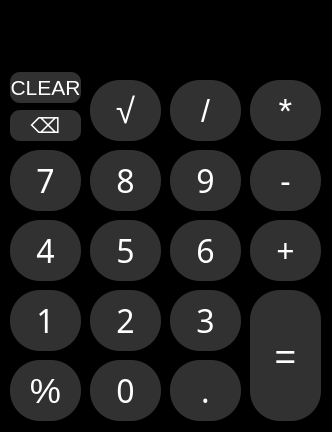
<?xml version="1.0" encoding="UTF-8"?>
<ui version="4.0">
 <class>MainWindow</class>
 <widget class="QMainWindow" name="MainWindow">
  <property name="geometry">
   <rect>
    <x>0</x>
    <y>0</y>
    <width>332</width>
    <height>432</height>
   </rect>
  </property>
  <property name="minimumSize">
   <size>
    <width>332</width>
    <height>432</height>
   </size>
  </property>
  <property name="maximumSize">
   <size>
    <width>332</width>
    <height>432</height>
   </size>
  </property>
  <property name="windowTitle">
   <string>MPCalc</string>
  </property>
  <property name="windowIcon">
   <iconset>
    <normaloff>../compilador_python_pyinstaller_pyside/Calculator-icon.png</normaloff>../compilador_python_pyinstaller_pyside/Calculator-icon.png</iconset>
  </property>
  <property name="styleSheet">
   <string notr="true">background-color: rgb(0, 0, 0);</string>
  </property>
  <widget class="QWidget" name="centralwidget">
   <widget class="QPushButton" name="bapagar">
    <property name="geometry">
     <rect>
      <x>10</x>
      <y>110</y>
      <width>71</width>
      <height>31</height>
     </rect>
    </property>
    <property name="font">
     <font>
      <pointsize>16</pointsize>
     </font>
    </property>
    <property name="styleSheet">
     <string notr="true">QPushButton{
	background-color: rgb(0, 0, 0);
	color: rgb(255, 255, 255);
  

	
border-radius:10px;
}

QPushButton:hover{
	
	
	background-color: rgb(156, 0, 0);

}

QPushButton{
	
	background-color: rgb(49, 49, 49);
	color: rgb(255, 255, 255);


}</string>
    </property>
    <property name="text">
     <string>⌫</string>
    </property>
   </widget>
   <widget class="QPushButton" name="braiz">
    <property name="geometry">
     <rect>
      <x>90</x>
      <y>80</y>
      <width>71</width>
      <height>61</height>
     </rect>
    </property>
    <property name="font">
     <font>
      <pointsize>26</pointsize>
     </font>
    </property>
    <property name="styleSheet">
     <string notr="true">QPushButton{
	background-color: rgb(0, 0, 0);
	color: rgb(255, 255, 255);
  

	
border-radius:30px;
}

QPushButton:hover{
	
	
	background-color: rgb(255, 143, 14);

}

QPushButton{
	
	background-color: rgb(49, 49, 49);
	color: rgb(255, 255, 255);


}</string>
    </property>
    <property name="text">
     <string>√</string>
    </property>
   </widget>
   <widget class="QPushButton" name="bdiv">
    <property name="geometry">
     <rect>
      <x>170</x>
      <y>80</y>
      <width>71</width>
      <height>61</height>
     </rect>
    </property>
    <property name="font">
     <font>
      <pointsize>24</pointsize>
     </font>
    </property>
    <property name="styleSheet">
     <string notr="true">QPushButton{
	background-color: rgb(0, 0, 0);
	color: rgb(255, 255, 255);
  

	
border-radius:30px;
}

QPushButton:hover{
	
	
	background-color: rgb(255, 143, 14);

}

QPushButton{
	
	background-color: rgb(49, 49, 49);
	color: rgb(255, 255, 255);


}</string>
    </property>
    <property name="text">
     <string>/</string>
    </property>
   </widget>
   <widget class="QPushButton" name="bmult">
    <property name="geometry">
     <rect>
      <x>250</x>
      <y>80</y>
      <width>71</width>
      <height>61</height>
     </rect>
    </property>
    <property name="font">
     <font>
      <pointsize>26</pointsize>
     </font>
    </property>
    <property name="styleSheet">
     <string notr="true">QPushButton{
	background-color: rgb(0, 0, 0);
	color: rgb(255, 255, 255);
  

	
border-radius:30px;
}

QPushButton:hover{
	
	
	background-color: rgb(255, 143, 14);

}

QPushButton{
	
	background-color: rgb(49, 49, 49);
	color: rgb(255, 255, 255);


}</string>
    </property>
    <property name="text">
     <string>*</string>
    </property>
   </widget>
   <widget class="QPushButton" name="b7">
    <property name="geometry">
     <rect>
      <x>10</x>
      <y>150</y>
      <width>71</width>
      <height>61</height>
     </rect>
    </property>
    <property name="font">
     <font>
      <family>Segoe Script</family>
      <pointsize>24</pointsize>
     </font>
    </property>
    <property name="styleSheet">
     <string notr="true">QPushButton{
	background-color: rgb(0, 0, 0);
	color: rgb(255, 255, 255);
  

	
border-radius:30px;
}

QPushButton:hover{
	
	
	background-color: rgb(0, 0, 94);

}

QPushButton{
	
	background-color: rgb(49, 49, 49);
	color: rgb(255, 255, 255);


}</string>
    </property>
    <property name="text">
     <string>7</string>
    </property>
   </widget>
   <widget class="QPushButton" name="b8">
    <property name="geometry">
     <rect>
      <x>90</x>
      <y>150</y>
      <width>71</width>
      <height>61</height>
     </rect>
    </property>
    <property name="font">
     <font>
      <family>Segoe Script</family>
      <pointsize>24</pointsize>
     </font>
    </property>
    <property name="styleSheet">
     <string notr="true">QPushButton{
	background-color: rgb(0, 0, 0);
	color: rgb(255, 255, 255);
  

	
border-radius:30px;
}

QPushButton:hover{
	
	
	background-color: rgb(0, 0, 94);

}

QPushButton{
	
	background-color: rgb(49, 49, 49);
	color: rgb(255, 255, 255);


}</string>
    </property>
    <property name="text">
     <string>8</string>
    </property>
   </widget>
   <widget class="QPushButton" name="b9">
    <property name="geometry">
     <rect>
      <x>170</x>
      <y>150</y>
      <width>71</width>
      <height>61</height>
     </rect>
    </property>
    <property name="font">
     <font>
      <family>Segoe Script</family>
      <pointsize>24</pointsize>
     </font>
    </property>
    <property name="styleSheet">
     <string notr="true">QPushButton{
	background-color: rgb(0, 0, 0);
	color: rgb(255, 255, 255);
  

	
border-radius:30px;
}

QPushButton:hover{
	
	
	background-color: rgb(0, 0, 94);

}

QPushButton{
	
	background-color: rgb(49, 49, 49);
	color: rgb(255, 255, 255);


}</string>
    </property>
    <property name="text">
     <string>9</string>
    </property>
   </widget>
   <widget class="QPushButton" name="bmenos">
    <property name="geometry">
     <rect>
      <x>250</x>
      <y>150</y>
      <width>71</width>
      <height>61</height>
     </rect>
    </property>
    <property name="font">
     <font>
      <family>Segoe Script</family>
      <pointsize>24</pointsize>
     </font>
    </property>
    <property name="styleSheet">
     <string notr="true">QPushButton{
	background-color: rgb(0, 0, 0);
	color: rgb(255, 255, 255);
  

	
border-radius:30px;
}

QPushButton:hover{
	
	
	background-color: rgb(255, 143, 14);

}

QPushButton{
	
	background-color: rgb(49, 49, 49);
	color: rgb(255, 255, 255);


}</string>
    </property>
    <property name="text">
     <string>-</string>
    </property>
   </widget>
   <widget class="QPushButton" name="bponto">
    <property name="geometry">
     <rect>
      <x>170</x>
      <y>360</y>
      <width>71</width>
      <height>61</height>
     </rect>
    </property>
    <property name="font">
     <font>
      <family>Segoe Script</family>
      <pointsize>24</pointsize>
     </font>
    </property>
    <property name="styleSheet">
     <string notr="true">QPushButton{
	background-color: rgb(0, 0, 0);
	color: rgb(255, 255, 255);
  

	
border-radius:30px;
}

QPushButton:hover{
	
	
	background-color: rgb(255, 143, 14);

}

QPushButton{
	
	background-color: rgb(49, 49, 49);
	color: rgb(255, 255, 255);


}</string>
    </property>
    <property name="text">
     <string>.</string>
    </property>
   </widget>
   <widget class="QPushButton" name="b4">
    <property name="geometry">
     <rect>
      <x>10</x>
      <y>220</y>
      <width>71</width>
      <height>61</height>
     </rect>
    </property>
    <property name="font">
     <font>
      <family>Segoe Script</family>
      <pointsize>24</pointsize>
     </font>
    </property>
    <property name="styleSheet">
     <string notr="true">QPushButton{
	background-color: rgb(0, 0, 0);
	color: rgb(255, 255, 255);
  

	
border-radius:30px;
}

QPushButton:hover{
	
	
	background-color: rgb(0, 0, 94);

}

QPushButton{
	
	background-color: rgb(49, 49, 49);
	color: rgb(255, 255, 255);


}</string>
    </property>
    <property name="text">
     <string>4</string>
    </property>
   </widget>
   <widget class="QPushButton" name="b5">
    <property name="geometry">
     <rect>
      <x>90</x>
      <y>220</y>
      <width>71</width>
      <height>61</height>
     </rect>
    </property>
    <property name="font">
     <font>
      <family>Segoe Script</family>
      <pointsize>24</pointsize>
     </font>
    </property>
    <property name="styleSheet">
     <string notr="true">QPushButton{
	background-color: rgb(0, 0, 0);
	color: rgb(255, 255, 255);
  

	
border-radius:30px;
}

QPushButton:hover{
	
	
	background-color: rgb(0, 0, 94);

}

QPushButton{
	
	background-color: rgb(49, 49, 49);
	color: rgb(255, 255, 255);


}</string>
    </property>
    <property name="text">
     <string>5</string>
    </property>
   </widget>
   <widget class="QPushButton" name="b6">
    <property name="geometry">
     <rect>
      <x>170</x>
      <y>220</y>
      <width>71</width>
      <height>61</height>
     </rect>
    </property>
    <property name="font">
     <font>
      <family>Segoe Script</family>
      <pointsize>24</pointsize>
     </font>
    </property>
    <property name="styleSheet">
     <string notr="true">QPushButton{
	background-color: rgb(0, 0, 0);
	color: rgb(255, 255, 255);
  

	
border-radius:30px;
}

QPushButton:hover{
	
	
	background-color: rgb(0, 0, 94);

}

QPushButton{
	
	background-color: rgb(49, 49, 49);
	color: rgb(255, 255, 255);


}</string>
    </property>
    <property name="text">
     <string>6</string>
    </property>
   </widget>
   <widget class="QPushButton" name="bmais">
    <property name="geometry">
     <rect>
      <x>250</x>
      <y>220</y>
      <width>71</width>
      <height>61</height>
     </rect>
    </property>
    <property name="font">
     <font>
      <family>Segoe Script</family>
      <pointsize>24</pointsize>
     </font>
    </property>
    <property name="styleSheet">
     <string notr="true">QPushButton{
	background-color: rgb(0, 0, 0);
	color: rgb(255, 255, 255);
  

	
border-radius:30px;
}

QPushButton:hover{
	
	
	background-color: rgb(255, 143, 14);

}

QPushButton{
	
	background-color: rgb(49, 49, 49);
	color: rgb(255, 255, 255);


}</string>
    </property>
    <property name="text">
     <string>+</string>
    </property>
   </widget>
   <widget class="QPushButton" name="bzero">
    <property name="geometry">
     <rect>
      <x>90</x>
      <y>360</y>
      <width>71</width>
      <height>61</height>
     </rect>
    </property>
    <property name="font">
     <font>
      <family>Segoe Script</family>
      <pointsize>24</pointsize>
     </font>
    </property>
    <property name="styleSheet">
     <string notr="true">QPushButton{
	background-color: rgb(0, 0, 0);
	color: rgb(255, 255, 255);
  

	
border-radius:30px;
}

QPushButton:hover{
	
	
	background-color: rgb(0, 0, 94);

}

QPushButton{
	
	background-color: rgb(49, 49, 49);
	color: rgb(255, 255, 255);


}</string>
    </property>
    <property name="text">
     <string>0</string>
    </property>
   </widget>
   <widget class="QPushButton" name="b1">
    <property name="geometry">
     <rect>
      <x>10</x>
      <y>290</y>
      <width>71</width>
      <height>61</height>
     </rect>
    </property>
    <property name="font">
     <font>
      <family>Segoe Script</family>
      <pointsize>24</pointsize>
     </font>
    </property>
    <property name="styleSheet">
     <string notr="true">QPushButton{
	background-color: rgb(0, 0, 0);
	color: rgb(255, 255, 255);
  

	
border-radius:30px;
}

QPushButton:hover{
	
	
	background-color: rgb(0, 0, 94);

}

QPushButton{
	
	background-color: rgb(49, 49, 49);
	color: rgb(255, 255, 255);


}</string>
    </property>
    <property name="text">
     <string>1</string>
    </property>
   </widget>
   <widget class="QPushButton" name="b2">
    <property name="geometry">
     <rect>
      <x>90</x>
      <y>290</y>
      <width>71</width>
      <height>61</height>
     </rect>
    </property>
    <property name="font">
     <font>
      <family>Segoe Script</family>
      <pointsize>24</pointsize>
     </font>
    </property>
    <property name="styleSheet">
     <string notr="true">QPushButton{
	background-color: rgb(0, 0, 0);
	color: rgb(255, 255, 255);
  

	
border-radius:30px;
}

QPushButton:hover{
	
	
	background-color: rgb(0, 0, 94);

}

QPushButton{
	
	background-color: rgb(49, 49, 49);
	color: rgb(255, 255, 255);


}</string>
    </property>
    <property name="text">
     <string>2</string>
    </property>
   </widget>
   <widget class="QPushButton" name="b3">
    <property name="geometry">
     <rect>
      <x>170</x>
      <y>290</y>
      <width>71</width>
      <height>61</height>
     </rect>
    </property>
    <property name="font">
     <font>
      <family>Segoe Script</family>
      <pointsize>24</pointsize>
     </font>
    </property>
    <property name="styleSheet">
     <string notr="true">QPushButton{
	background-color: rgb(0, 0, 0);
	color: rgb(255, 255, 255);
  

	
border-radius:30px;
}

QPushButton:hover{
	
	
	background-color: rgb(0, 0, 94);

}

QPushButton{
	
	background-color: rgb(49, 49, 49);
	color: rgb(255, 255, 255);


}</string>
    </property>
    <property name="text">
     <string>3</string>
    </property>
   </widget>
   <widget class="QPushButton" name="bigual">
    <property name="geometry">
     <rect>
      <x>250</x>
      <y>290</y>
      <width>71</width>
      <height>131</height>
     </rect>
    </property>
    <property name="font">
     <font>
      <family>MS Shell Dlg 2</family>
      <pointsize>28</pointsize>
     </font>
    </property>
    <property name="styleSheet">
     <string notr="true">QPushButton{
	background-color: rgb(0, 0, 0);
	color: rgb(255, 255, 255);
  

	
border-radius:30px;
}

QPushButton:hover{
	
	
	background-color: rgb(255, 143, 14);

}

QPushButton{
	
	background-color: rgb(49, 49, 49);
	color: rgb(255, 255, 255);


}</string>
    </property>
    <property name="text">
     <string>=</string>
    </property>
   </widget>
   <widget class="QPushButton" name="bporcent">
    <property name="geometry">
     <rect>
      <x>10</x>
      <y>360</y>
      <width>71</width>
      <height>61</height>
     </rect>
    </property>
    <property name="font">
     <font>
      <family>MS Shell Dlg 2</family>
      <pointsize>26</pointsize>
     </font>
    </property>
    <property name="styleSheet">
     <string notr="true">QPushButton{
	background-color: rgb(0, 0, 0);
	color: rgb(255, 255, 255);
  

	
border-radius:30px;
}

QPushButton:hover{
	
	
	background-color: rgb(255, 143, 14);

}

QPushButton{
	
	background-color: rgb(49, 49, 49);
	color: rgb(255, 255, 255);


}</string>
    </property>
    <property name="text">
     <string>%</string>
    </property>
   </widget>
   <widget class="QPushButton" name="bclear">
    <property name="geometry">
     <rect>
      <x>10</x>
      <y>72</y>
      <width>71</width>
      <height>31</height>
     </rect>
    </property>
    <property name="font">
     <font>
      <pointsize>16</pointsize>
     </font>
    </property>
    <property name="styleSheet">
     <string notr="true">QPushButton{
	background-color: rgb(0, 0, 0);
	color: rgb(255, 255, 255);
  

	
border-radius:10px;
}

QPushButton:hover{
	
	
	background-color: rgb(156, 0, 0);

}

QPushButton{
	
	background-color: rgb(49, 49, 49);
	color: rgb(255, 255, 255);


}</string>
    </property>
    <property name="text">
     <string>CLEAR</string>
    </property>
   </widget>
   <widget class="QLabel" name="label">
    <property name="geometry">
     <rect>
      <x>0</x>
      <y>10</y>
      <width>331</width>
      <height>61</height>
     </rect>
    </property>
    <property name="font">
     <font>
      <family>MS Shell Dlg 2</family>
      <pointsize>26</pointsize>
      <weight>50</weight>
      <italic>false</italic>
      <bold>false</bold>
     </font>
    </property>
    <property name="styleSheet">
     <string notr="true">color: rgb(255, 255, 255);</string>
    </property>
    <property name="frameShape">
     <enum>QFrame::NoFrame</enum>
    </property>
    <property name="text">
     <string/>
    </property>
    <property name="textFormat">
     <enum>Qt::MarkdownText</enum>
    </property>
    <property name="scaledContents">
     <bool>false</bool>
    </property>
    <property name="alignment">
     <set>Qt::AlignRight|Qt::AlignTrailing|Qt::AlignVCenter</set>
    </property>
    <property name="margin">
     <number>0</number>
    </property>
   </widget>
  </widget>
 </widget>
 <resources/>
 <connections>
  <connection>
   <sender>bclear</sender>
   <signal>clicked()</signal>
   <receiver>label</receiver>
   <slot>clear()</slot>
   <hints>
    <hint type="sourcelabel">
     <x>57</x>
     <y>90</y>
    </hint>
    <hint type="destinationlabel">
     <x>127</x>
     <y>47</y>
    </hint>
   </hints>
  </connection>
 </connections>
</ui>
